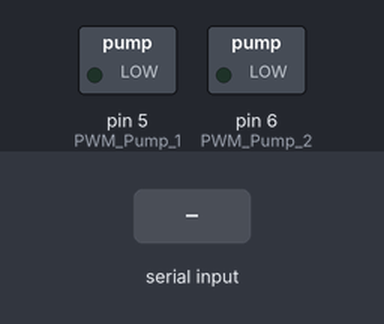
The sketch below on a simulated Arduino Uno, built with avr-gcc and run on an emulated ATmega328P. Parts: switched loads named in the sketch (green lamp = pin HIGH). The test bench sets the inputs (shaded band). What the sketch prints to the serial monitor is not drawn.

Above: at 1.2 s.
1.3 s: "90,45\n" received over Serial
At 2.06 s:
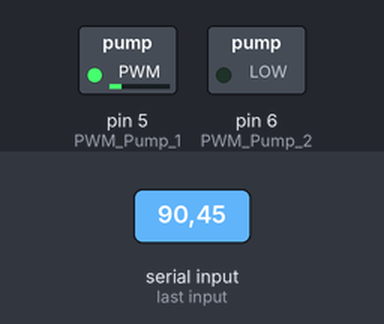
At 2.96 s:
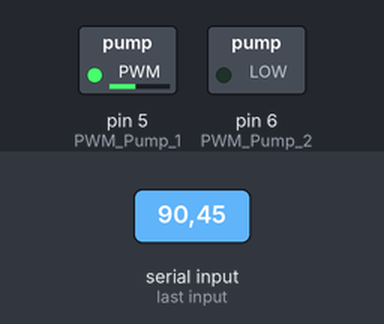
4.3 s: "200\n" received over Serial
At 10.8 s:
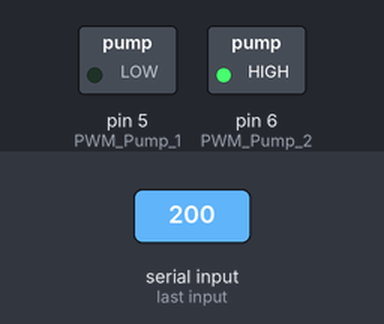
Timing chart, 0 to 12.3 s (numbered marks = the images above; inputs shaded):
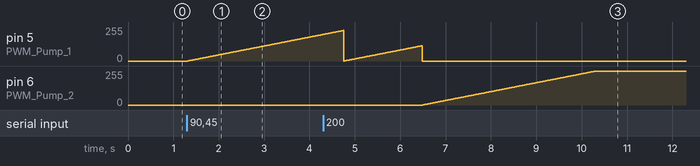

The sketch:

Aqms_2020_Controller_Pwm_Pump.ino
```cpp
int in = 0;
void setup() {
    Serial.begin(9600);
    pinMode(5, OUTPUT); //PWM Pump 1
    pinMode(6, OUTPUT); //PWM Pump 2
    Serial.println("Ready");
}

void loop() {
    if (Serial.available() > 0) {
        in = Serial.parseInt();
        if(in > 0){
            if(in == 1) in = 0;
            if(in <= 100){
                analogWrite(6,0);
                in = map(in, 0, 100, 0, 255);
                for (int i = 0; i <= in; i+=1) {
                    analogWrite(5,i);
                    delay(15);
                }
            } else {
                analogWrite(5,0);
                in = map(in, 101, 200, 0, 255);
                for (int i = 0; i <= in; i+=1) {
                    analogWrite(6,i);
                    delay(15);
                }
            }
        }
    }
}
```

Measured:
- after the input at 1.3 s, pin 5 (PWM_Pump_1): moves from 0/255 to 199/255 over 3.0 s, starting at once
- after the input at 4.3 s, pin 6 (PWM_Pump_2): moves from 0/255 to 255/255 over 3.8 s, starting after 2.2 s
